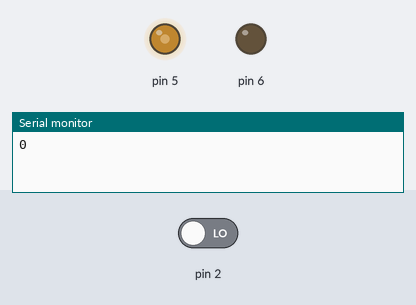
The sketch below on a simulated Arduino Uno, built with avr-gcc and run on an emulated ATmega328P. Shown: output pins drawn as LEDs (lit = HIGH), the last lines printed to the serial monitor. Inputs (shaded band) come from the test bench; at power-on: pin 2 LOW.

Above: at 0.1 s.
At 0.7 s:
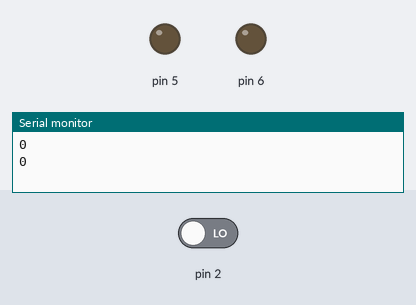
Timing chart, 0 to 2.2 s (numbered marks = the images above):
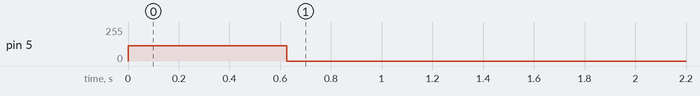

The sketch:

Timing_Method.ino
```cpp
// program to move motor exactly one revolution (240 counts)
// worst method b/c code must be changed between different motors to adjust for friction, torque, etc.
volatile long int counter=0;
void setup() {
  // put your setup code here, to run once:
pinMode (2, INPUT);
pinMode (3, INPUT);
pinMode(5, OUTPUT);
pinMode(6, OUTPUT);
attachInterrupt(digitalPinToInterrupt (2), myFunction, RISING); // attachInterrupt function only for pin 2 and 3
Serial.begin(9600);
Serial.println(counter); // makes new line for each output code ; print(counter) would just print all the counter #'s in one single horizontal line

// TIMING METHOD ; make one pin GROUND ; D5 and D6 control GRD and some signal to direct the motor in one direction
digitalWrite (6,LOW); // pin6 is set as GROUND
analogWrite (5, 114); // 114 is PWM for the DC motor to hit 240 count; modulate speed with the number
delay(625); // 625 millisecond delay --> check counter for each run

digitalWrite(6,LOW);
analogWrite(5,0);

}
void loop() {
Serial.println(counter);
while (true){}
}

void myFunction() {
  if (digitalRead(3)==HIGH)
    counter++;
  else
    counter--;
}
```
